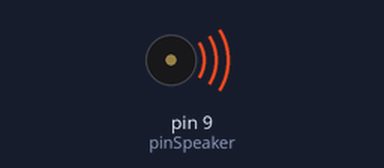
Simulated run of this sketch. Board: Arduino Uno, built with avr-gcc and run on an emulated ATmega328P. On the bench: buzzer (waves = sounding).

Above: at 0.2 s.
At 8.0 s:
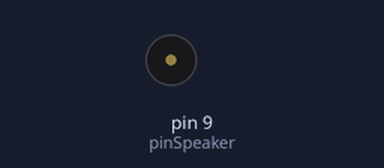
Timing chart, 0 to 11.1 s (numbered marks = the images above):
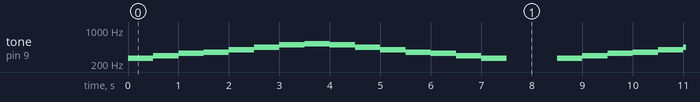

Measured:
- by itself, tone on pin 9 (pinSpeaker): repeats every 8.5 s: 294 Hz 0.50 s, 330 Hz 0.50 s, 349 Hz 0.50 s, 392 Hz 0.50 s, 440 Hz 0.50 s, 494 Hz 0.50 s, 523 Hz 0.50 s, 494 Hz 0.50 s, 440 Hz 0.50 s, 392 Hz 0.50 s, 349 Hz 0.50 s, 330 Hz 0.50 s, 294 Hz 0.50 s, 262 Hz 0.50 s, silent 1.0 s, 262 Hz 0.50 s

The sketch:

Tangga_Nada.ino
```cpp
// tangga nada C
#define NOTE_C4 262  // DO
#define NOTE_D4 294  // RE
#define NOTE_E4 330  // MI
#define NOTE_F4 349  // FA
#define NOTE_G4 392  // SOL
#define NOTE_A4 440  // LA
#define NOTE_B4 494  // SI
#define NOTE_C5 523  // DO

// speaker ada di pin 9
const int pinSpeaker = 9;

void setup() {
  pinMode(pinSpeaker, OUTPUT);
}

void loop() {
  nada(NOTE_C4, 500);
  nada(NOTE_D4, 500);
  nada(NOTE_E4, 500);
  nada(NOTE_F4, 500);
  nada(NOTE_G4, 500);
  nada(NOTE_A4, 500);
  nada(NOTE_B4, 500);
  nada(NOTE_C5, 500);
  nada(NOTE_B4, 500);
  nada(NOTE_A4, 500);
  nada(NOTE_G4, 500);
  nada(NOTE_F4, 500);
  nada(NOTE_E4, 500);
  nada(NOTE_D4, 500);
  nada(NOTE_C4, 500);

  noTone(pinSpeaker);
  delay(1000);
}

void nada(int frek, int durasi){
  tone(pinSpeaker, frek, durasi);
  delay(durasi);
}
```
